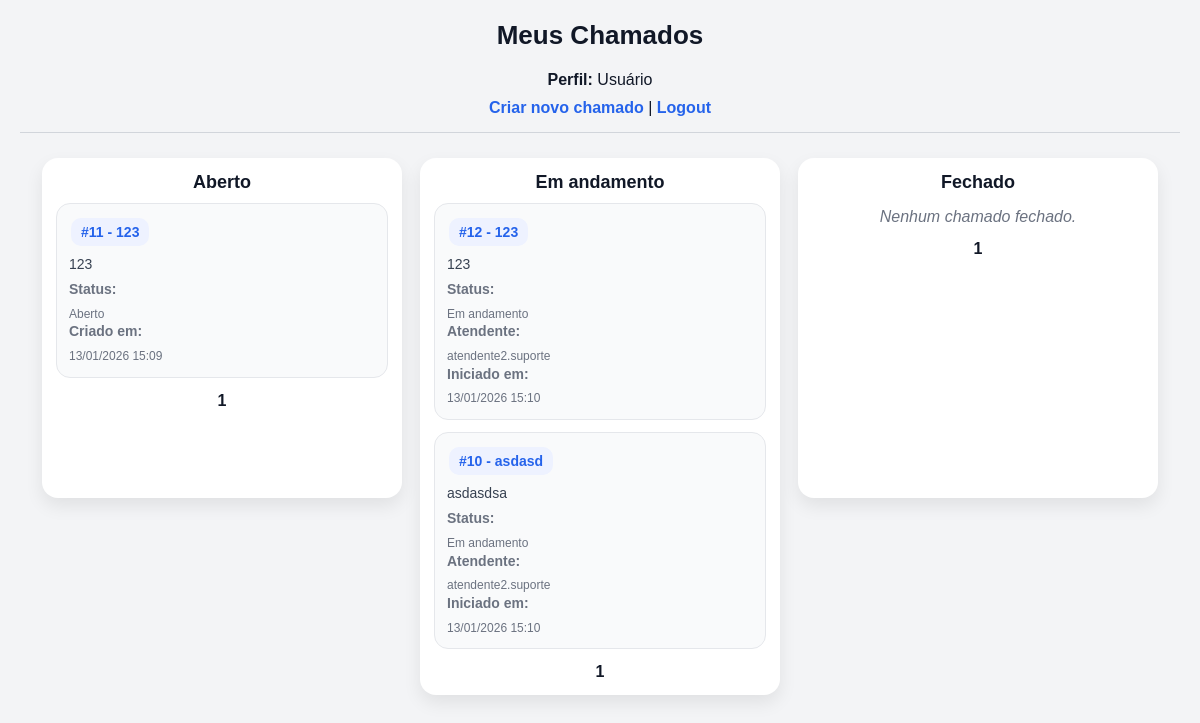
The app's page /meus-chamados (signed in) with its own data.
### tables this page shows
CREATE TABLE tickets (
    id INTEGER PRIMARY KEY AUTOINCREMENT, -- ID único do chamado (auto incremento)

    titulo TEXT NOT NULL,                 -- Título do chamado
    descricao TEXT NOT NULL,              -- Descrição do problema

    status TEXT NOT NULL,                 -- Status do ticket: Aberto | Em andamento | Fechado

    user_id INTEGER NOT NULL,             -- ID do usuário que criou o chamado

    attendant_id INTEGER,                 -- ID do atendente responsável (pode ser NULL)

    created_at TEXT NOT NULL,             -- Data/hora de criação do chamado

    started_at TEXT,                      -- Data/hora de início do atendimento (pode ser NULL)
    closed_at TEXT,                       -- Data/hora de fechamento (pode ser NULL)

    is_hidden INTEGER NOT NULL,           -- 0 = visível | 1 = oculto (soft delete)

    hidden_by INTEGER,                    -- ID de quem ocultou (atendente/admin)
    hidden_at TEXT                        -- Data/hora que foi ocultado
);

CREATE TABLE users (
    id INTEGER PRIMARY KEY AUTOINCREMENT,
    username TEXT NOT NULL UNIQUE,
    email TEXT,
    senha TEXT NOT NULL,
    is_admin INTEGER NOT NULL
);

### app.py (the view)
@app.route('/meus-chamados')
def meus_chamados():
    if 'user_id' not in session:
        return redirect(url_for('login'))
    if session.get('nivel') != 0:
        return redirect(url_for('dashboard'))
    abertos_page = int(request.args.get('abertos_page', 1))
    andamento_page = int(request.args.get('andamento_page', 1))
    fechados_page = int(request.args.get('fechados_page', 1))
    base_select = """
        SELECT
            tickets.id,
            tickets.titulo,
            tickets.descricao,
            tickets.status,
            tickets.created_at,
            tickets.started_at,
            tickets.closed_at,
            tickets.is_hidden,
            creator.username,
            attendant.username
        FROM tickets
        JOIN users AS creator ON tickets.user_id = creator.id
        LEFT JOIN users AS attendant ON tickets.attendant_id = attendant.id
        WHERE tickets.is_hidden = 0
          AND tickets.user_id = ?
    """
    abertos, abertos_has_prev, abertos_has_next = paginar_por_status(
        base_select + " AND tickets.status = 'Aberto'",
        (session['user_id'],),
        abertos_page
    )
    andamento, andamento_has_prev, andamento_has_next = paginar_por_status(
        base_select + " AND tickets.status = 'Em andamento'",
        (session['user_id'],),
        andamento_page
    )
    fechados, fechados_has_prev, fechados_has_next = paginar_por_status(
        base_select + " AND tickets.status = 'Fechado'",
        (session['user_id'],),
        fechados_page
    )
    return render_template(
        'meus_chamados_kanban.html',
        abertos=abertos,
        andamento=andamento,
        fechados=fechados,
        abertos_page=abertos_page,
        abertos_has_prev=abertos_has_prev,
        abertos_has_next=abertos_has_next,
        andamento_page=andamento_page,
        andamento_has_prev=andamento_has_prev,
        andamento_has_next=andamento_has_next,
        fechados_page=fechados_page,
        fechados_has_prev=fechados_has_prev,
        fechados_has_next=fechados_has_next
    )

### app.py (called while the page is built)
def get_db_connection():
    conn = sqlite3.connect('database.db')
    conn.row_factory = sqlite3.Row  # melhora leitura (pode acessar por nome)
    return conn

def paginar_por_status(query_base, params_base, page):
    offset = (page - 1) * PER_PAGE
    conn = get_db_connection()
    cursor = conn.cursor()
    cursor.execute(f"SELECT COUNT(*) AS total FROM ({query_base})", params_base)
    total = cursor.fetchone()["total"]
    cursor.execute(query_base + " ORDER BY tickets.id DESC LIMIT ? OFFSET ?",
                   params_base + (PER_PAGE, offset))
    itens = cursor.fetchall()
    conn.close()
    has_prev = page > 1
    has_next = (offset + PER_PAGE) < total
    return itens, has_prev, has_next

### templates/meus_chamados_kanban.html (shortened to what this page needs)
{% extends "base.html" %}
{% block content %}
<h1>Meus Chamados</h1>
<p style="text-align:center;">
    <strong>Perfil:</strong> Usuário
</p>
<p style="text-align:center; margin-top:10px;">
    <a href="{{ url_for('create_ticket') }}">Criar novo chamado</a> |
    <a href="{{ url_for('logout') }}">Logout</a>
</p>
<hr>
<div class="kanban">
    <div class="coluna">
        <h3>Aberto</h3>
        {% for t in abertos %}
            <div class="card">
                <strong>
                    <a href="{{ url_for('ticket_detail', ticket_id=t[0]) }}">
                        #{{ t[0] }} - {{ t[1] }}
                    </a>
                </strong>
                <p>{{ t[2] }}</p>
                <small>
                    <strong>Status:</strong> {{ t[3] }}<br>
                    <strong>Criado em:</strong> {{ t[4] }}
                </small>
            </div>
        {% else %}
            <p class="vazio">Nenhum chamado aberto.</p>
        {% endfor %}
        <div style="text-align:center; margin-top:10px;">
            <strong style="margin: 0 10px;">{{ abertos_page }}</strong>
        </div>
    </div>
    <div class="coluna">
        <h3>Em andamento</h3>
        {% for t in andamento %}
            <div class="card">
                <strong>
                    <a href="{{ url_for('ticket_detail', ticket_id=t[0]) }}">
                        #{{ t[0] }} - {{ t[1] }}
                    </a>
                </strong>
                <p>{{ t[2] }}</p>
                <small>
                    <strong>Status:</strong> {{ t[3] }}<br>
                    <strong>Atendente:</strong> {{ t[9] or "—" }}<br>
                    <strong>Iniciado em:</strong> {{ t[5] or "—" }}
                </small>
            </div>
        {% else %}
            <p class="vazio">Nenhum chamado em andamento.</p>
        {% endfor %}
        <div style="text-align:center; margin-top:10px;">
            <strong style="margin: 0 10px;">{{ andamento_page }}</strong>
        </div>
    </div>
    <div class="coluna">
        <h3>Fechado</h3>
        {% for t in fechados %}
            <div class="card">
                <strong>
                    <a href="{{ url_for('ticket_detail', ticket_id=t[0]) }}">
                        #{{ t[0] }} - {{ t[1] }}
                    </a>
                </strong>
                <p>{{ t[2] }}</p>
                <small>
                    <strong>Status:</strong> {{ t[3] }}<br>
                    <strong>Fechado em:</strong> {{ t[6] or "—" }}
                </small>
            </div>
        {% else %}
            <p class="vazio">Nenhum chamado fechado.</p>
        {% endfor %}
        <div style="text-align:center; margin-top:10px;">
            <strong style="margin: 0 10px;">{{ fechados_page }}</strong>
        </div>
    </div>
</div>
{% endblock %}

### static/style.css (style rules this page uses)
* { margin: 0; padding: 0; box-sizing: border-box; }
body { font-family: Arial, Helvetica, sans-serif; background: #f3f4f6; color: #111827; padding: 20px; }
h1 { text-align: center; margin-bottom: 20px; font-size: 26px; }
a { color: #2563eb; text-decoration: none; font-weight: bold; }
hr { margin: 15px 0; border: none; border-top: 1px solid #d1d5db; }
.kanban { display: flex; gap: 18px; padding: 10px; align-items: flex-start; flex-wrap: wrap; justify-content: center; }
.coluna { background: #ffffff; padding: 14px; border-radius: 16px; width: 100%; max-width: 360px; min-height: 340px; box-shadow: 0 8px 18px rgba(0,0,0,0.08); }
.coluna h3 { text-align: center; margin-bottom: 10px; font-size: 18px; color: #111827; }
.card { background: #f9fafb; padding: 12px; border-radius: 14px; margin-bottom: 12px; border: 1px solid #e5e7eb; transition: 0.15s; }
.card strong { display: block; margin-bottom: 6px; font-size: 14px; }
.card p { margin: 8px 0; font-size: 14px; color: #374151; }
.card small { display: block; font-size: 12px; color: #6b7280; line-height: 1.4; }
.vazio { font-style: italic; color: #6b7280; text-align: center; margin-top: 15px; }
.coluna > div[style*="text-align:center"] { margin-top: 14px !important; }
.coluna a { display: inline-block; padding: 6px 10px; border-radius: 10px; background: #eef2ff; margin: 2px; }

### records on screen
tickets: id "11", titulo "123", descricao "123", status "Aberto", created_at "13/01/2026 15:09"
tickets: id "12", titulo "123", descricao "123", status "Em andamento", username "atendente2.suporte", started_at "13/01/2026 15:10"
tickets: id "10", titulo "asdasd", descricao "asdasdsa", status "Em andamento", username "atendente2.suporte", started_at "13/01/2026 15:10"

### other values on screen
{{ abertos_page }} "1"
{{ andamento_page }} "1"
{{ fechados_page }} "1"
